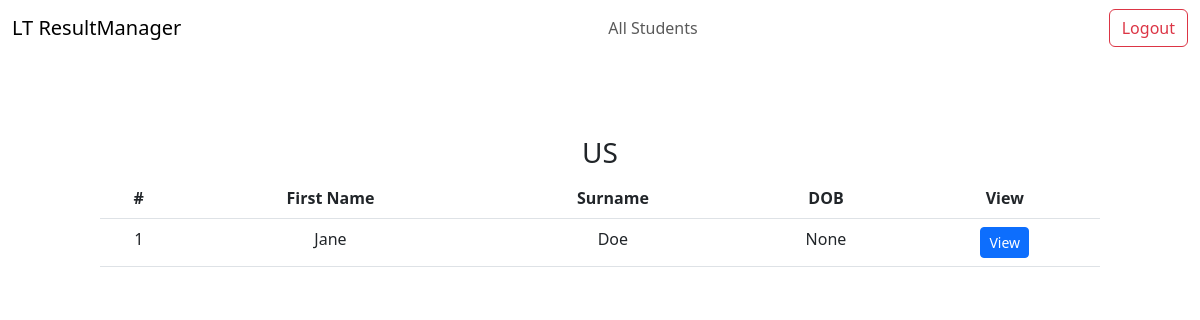
Before: /teachers/all-students/ (signed in) with the older database file.
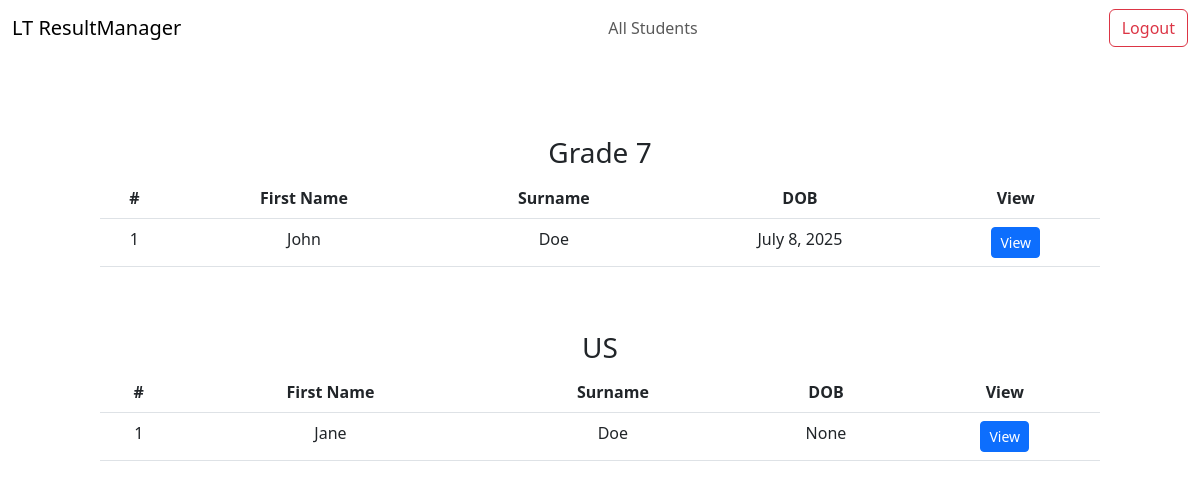
After: the same page with the newer database file.
### main/models.py (models this page shows, shortened)
class Student(models.Model):
    first_name = models.CharField(max_length=50)
    surname = models.CharField(max_length=50)
    dob = models.DateField(blank=True, null=True)
    grade = models.CharField(max_length=10, choices=GRADE_CHOICES)
    class_teacher = models.ForeignKey(
        "Teacher", on_delete=models.SET_NULL, null=True, related_name='class_students')
    subjects = models.ManyToManyField(
        "Subject", related_name='subject_students', blank=True)
    profile_pic = models.ImageField(
        upload_to='student_pics/', blank=True, null=True)

### main/views.py (the view)
# urls.py: path("teachers/all-students/", views.all_students, name="all_students"),
@login_required
def all_students(request):
    grades = {}
    for student in Student.objects.all().order_by('grade', 'surname'):
        grades.setdefault(student.grade, []).append(student)
    return render(request, 'main/all_students.html', {'grades': grades})

### main/templates/main/all_students.html (shortened to what this page needs)
{% extends "main/base.html" %}
{% load static %}
{% block content %}
<div style="margin-top: 80px; text-align: center;">
  {% for grade, students in grades.items %}
  <h3 class="text-center mt-5">{{ grade }}</h3>
  <div class="table-container">
    <div class="table-responsive">
      <table class="table student-table">
        <thead class="bg-dark text-white">
          <tr>
            <th>#</th>
            <th>First Name</th>
            <th>Surname</th>
            <th>DOB</th>
            <th>View</th>
          </tr>
        </thead>
        <tbody>
          {% for student in students %}
          <tr class="d-none d-md-table-row">
            <td>{{ forloop.counter }}</td>
            <td>{{ student.first_name }}</td>
            <td>{{ student.surname }}</td>
            <td>{{ student.dob }}</td>
            <td><a href="{% url 'student' student.id %}" class="btn btn-sm btn-primary">View</a></td>
          </tr>
          {% endfor %}
        </tbody>
      </table>
    </div>
  </div>
  {% endfor %}
</div>
{% endblock %}

Changed rows visible on the page:
added Student: grade "Grade 7", first_name "John", surname "Doe", dob "July 8, 2025"
